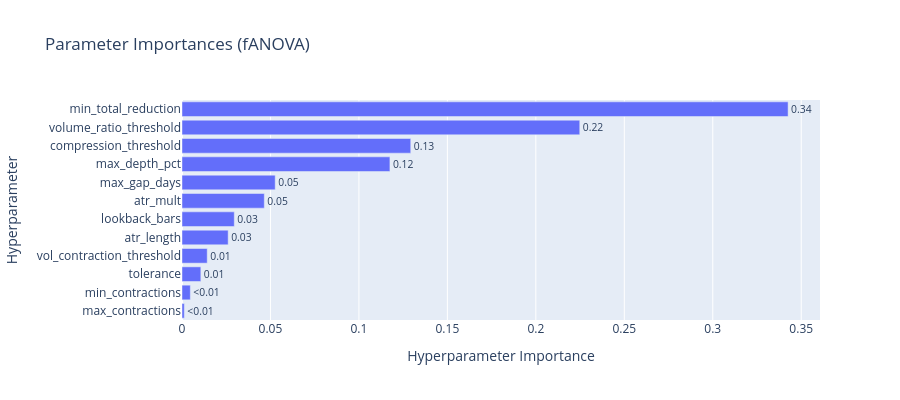

Source (notebook cell):
### Code cell
if HAS_PLOTLY:
    try:
        fig = plot_param_importances(study)
        fig.update_layout(title="Parameter Importances (fANOVA)", height=400)
        fig.show()
    except Exception as e:
        print(f"plot_param_importances falló: {e}")

### Figure 1 — Plotly figure (JSON) as saved in the notebook; plotly's stock layout.template omitted (floating-point values rounded to 4 significant figures)
{"data": [{"cliponaxis": false, "hovertemplate": ["max_contractions (IntDistribution): 0.0013117749360957497<extra></extra>", "min_contractions (IntDistribution): 0.00471067111341711<extra></extra>", "tolerance (FloatDistribution): 0.010648242994554103<extra></extra>", "vol_contraction_threshold (FloatDistribution): 0.014256372041058746<extra></extra>", "atr_length (IntDistribution): 0.026088550547606025<extra></extra>", "lookback_bars (IntDistribution): 0.02955707170423853<extra></extra>", "atr_mult (FloatDistribution): 0.04652549879544124<extra></extra>", "max_gap_days (IntDistribution): 0.052685290789207924<extra></extra>", "max_depth_pct (FloatDistribution): 0.11752230064361648<extra></extra>", "compression_threshold (FloatDistribution): 0.12929009921896129<extra></extra>", "volume_ratio_threshold (FloatDistribution): 0.22482326235460184<extra></extra>", "min_total_reduction (FloatDistribution): 0.3425808648612009<extra></extra>"], "name": "Objective Value", "orientation": "h", "text": ["<0.01", "<0.01", "0.01", "0.01", "0.03", "0.03", "0.05", "0.05", "0.12", "0.13", "0.22", "0.34"], "textposition": "outside", "type": "bar", "x": [0.001312, 0.004711, 0.01065, 0.01426, 0.02609, 0.02956, 0.04653, 0.05269, 0.1175, 0.1293, 0.2248, 0.3426], "y": ["max_contractions", "min_contractions", "tolerance", "vol_contraction_threshold", "atr_length", "lookback_bars", "atr_mult", "max_gap_days", "max_depth_pct", "compression_threshold", "volume_ratio_threshold", "min_total_reduction"]}], "layout": {"height": 400, "title": {"text": "Parameter Importances (fANOVA)"}, "xaxis": {"title": {"text": "Hyperparameter Importance"}}, "yaxis": {"title": {"text": "Hyperparameter"}}}}
